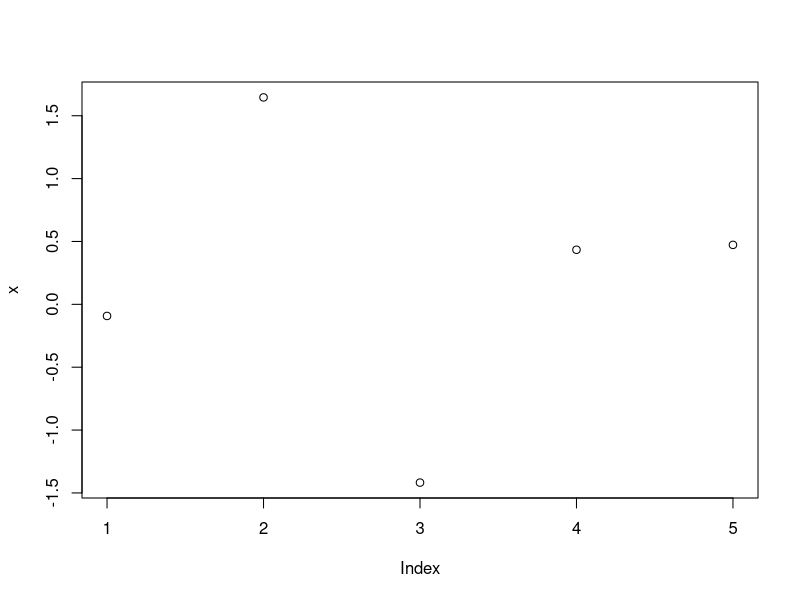
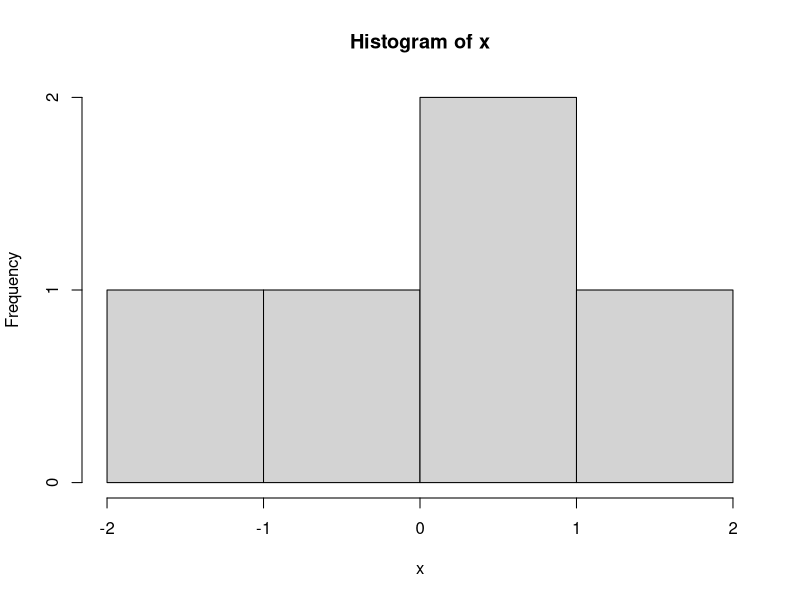
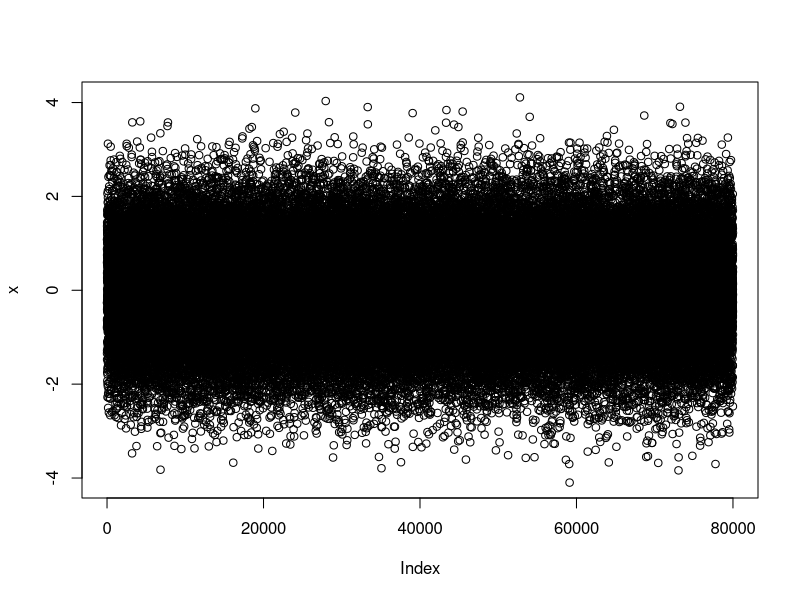
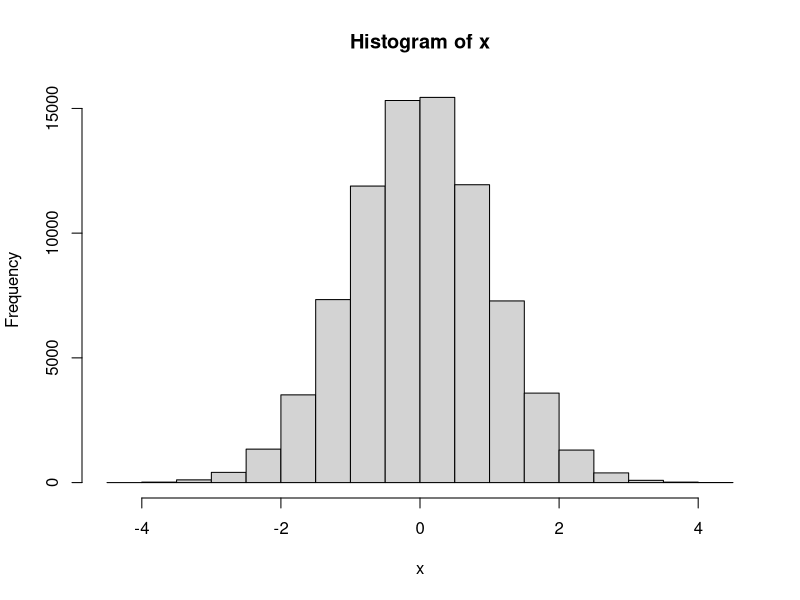

These charts were generated, in order, by the following R code: (Note: this script raises an error after producing the figures.)
N <-1000
a <-rnorm(N)
b <- rnorm(N)

#Vectorized approach
c <- a * b
c

?norm

rnorm(N,mean=0, sd=3.14)


X <- rnorm(5)
X
X <- rnorm( 5, 10, 1)
X
X <- rnorm (5, 10)
X
X <- rnorm(5, mean=10, sd = 1)
X
X <- rnorm(5, sd=1, mean=10)
X
X <- rnorm(5, sd=1)
X

x <-rnorm(5, sd=1)
plot(x)
hist(x)


x <-rnorm(80000)
plot(x)
hist(x)
head(x)
tail(x)
range(x)
range(Y)
summary(x)
boxplot(x)


